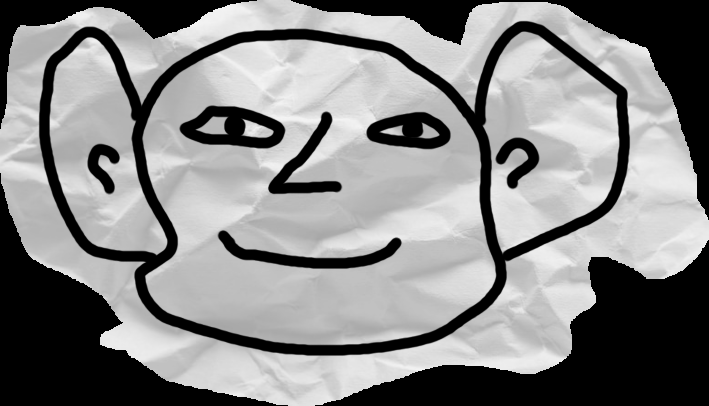
#> input picture test-face-1/full.png, 709 x 406 px, found by its file name; its folder holds 4 pictures in this run
$ python nested_image_detect.py
#> lines starting #> are read from the running program, lines starting #| are printed output that depends on the picture
# script to locate indivdual features and return coordinates
import cv2  # pip install opencv-python
import os
import json

METHOD = cv2.TM_SQDIFF_NORMED
IMAGEDIRECTORY = os.path.realpath('test-face-1')
images = {}

# collect and read images
for image in os.listdir(IMAGEDIRECTORY):    # if you get double backslash error means file doesn't exist
    if (image.endswith('.png')):
        image_file = image
        image_data = cv2.imread(f'{IMAGEDIRECTORY}\{image}')
#> image_data is the input picture: shape (406, 709, 3); min 0, max 244, mean 134.6
        images[image_file] = image_data

if 'full.png' in images.keys():
    index = 0
#> index = 0
    jsonDict, relativePos, absolutePos = {}, {}, {}

    for image in images.keys():
        if image != 'full.png':
            index += 1
            result = cv2.matchTemplate(images[image], images['full.png'], METHOD)

            # we just want minimum diffrence
            mn, _, mnLoc, _ = cv2.minMaxLoc(result)
            # extracting coordinates of best match
            MPx, MPy = mnLoc
            # getting sizes
            trows, tcols = images[image].shape[:2]

            # drawing rectangles on full.png
            cv2.rectangle(images['full.png'], (MPx, MPy), (MPx+tcols,MPy+trows),(255,0+(index*45),0+(index*22)),1)

            absolutePos[image] = (MPx), (MPy)
#> this loop made 4 passes
#> (image, mn, MPx, MPy, trows, tcols) on passes 2 to 4: ('l_ear.png', 1.14e-07, 0, 0, 311, 180), ('l_eye.png', 0.163, 138, 0, 189, 172), ('mouth.png', 0.172, 100, 207, 199, 418)
#> image on pass 1: 'full.png'
#> pass 2, `result = cv2.matchTemplate(images[image], images['full.png'], METHOD)`:
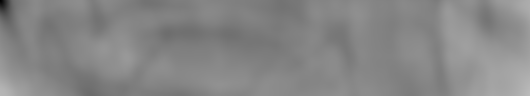
#> result: shape (96, 530) float32; min 1.14e-07, max 0.735, mean 0.527
#> pass 3, `result = cv2.matchTemplate(images[image], images['full.png'], METHOD)`:
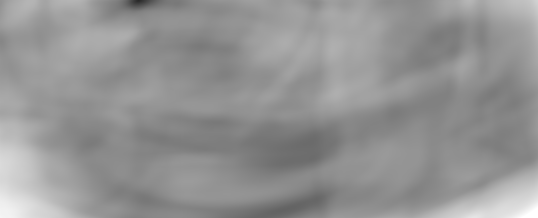
#> result: shape (218, 538) float32; min 0.163, max 1, mean 0.581
#> after the loop:
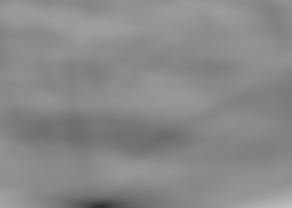
#> result: shape (208, 292) float32; min 0.172, max 0.746, mean 0.539
#> after the loop, absolutePos = {'l_ear.png': (0, 0), 'l_eye.png': (138, 0), 'mouth.png': (100, 207)}; index = 3

    # nose is the "center" of the face
#> (the run stopped early here; a loop or call above may not have finished)
